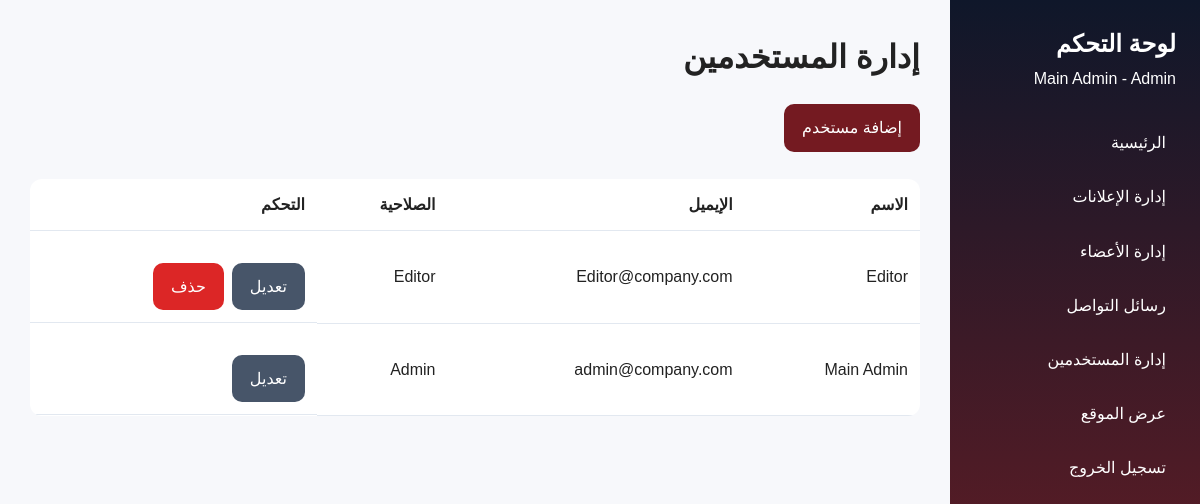
Before: /admin/users.php (signed in) with the older database file.
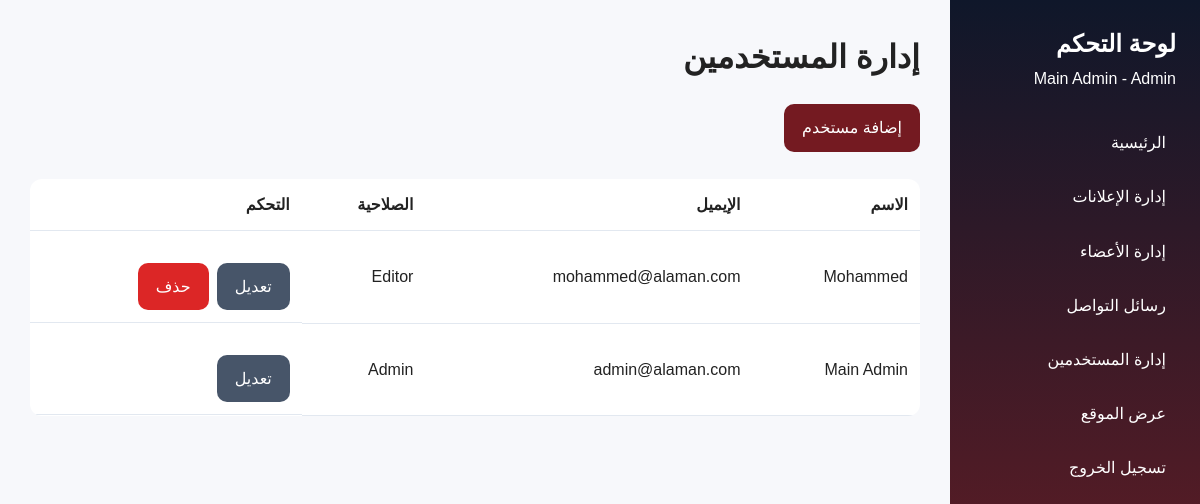
After: the same page with the newer database file.
### tables this page shows
CREATE TABLE `users` (
  `id` int(11) NOT NULL,
  `name` varchar(120) NOT NULL,
  `email` varchar(150) NOT NULL,
  `password` varchar(255) NOT NULL,
  `role` enum('Admin','Editor') NOT NULL DEFAULT 'Editor',
  `created_at` timestamp NOT NULL DEFAULT current_timestamp()
);

### includes/functions.php (called while the page is built, shortened)
<?php
function e($value) {
    return htmlspecialchars($value ?? '', ENT_QUOTES, 'UTF-8');
}

### admin/users.php (the view)
<?php require_once 'auth.php'; requireAdmin();
$items=$pdo->query('SELECT * FROM users ORDER BY id DESC')->fetchAll();require_once 'header.php'; ?>
<div class="admin-layout"><?php require_once 'sidebar.php'; ?><main class="admin-content"><h1>إدارة المستخدمين</h1><a class="btn" href="user-add.php">إضافة مستخدم</a><br><br>
<table class="table"><tr><th>الاسم</th><th>الإيميل</th><th>الصلاحية</th><th>التحكم</th></tr><?php foreach($items as $item): ?><tr><td><?= e($item['name']) ?></td><td><?= e($item['email']) ?></td><td><?= e($item['role']) ?></td><td class="actions"><a class="btn btn-secondary" href="user-edit.php?id=<?= $item['id'] ?>">تعديل</a><?php if($item['id'] != $_SESSION['user_id']): ?><a class="btn btn-danger" onclick="return confirm('هل أنت متأكد؟')" href="user-delete.php?id=<?= $item['id'] ?>">حذف</a><?php endif; ?></td></tr><?php endforeach; ?></table>
</main></div></body></html>

### admin/header.php (shortened to what this page needs)
<!DOCTYPE html>
<html lang="ar" dir="rtl">
<head>
    <link rel="stylesheet" href="../assets/css/style.css">
</head>
<body>

### admin/sidebar.php
<aside class="sidebar">
    <h2>لوحة التحكم</h2>
    <p><?= e($_SESSION['name'] ?? '') ?> - <?= e($_SESSION['role'] ?? '') ?></p>
    <br>
    <a href="dashboard.php">الرئيسية</a>
    <a href="announcements.php">إدارة الإعلانات</a>
    <a href="team.php">إدارة الأعضاء</a>
    <a href="messages.php">رسائل التواصل</a>
    <?php if (($_SESSION['role'] ?? '') === 'Admin'): ?>
        <a href="users.php">إدارة المستخدمين</a>
    <?php endif; ?>
    <a href="../index.php">عرض الموقع</a>
    <a href="logout.php">تسجيل الخروج</a>
</aside>

### assets/css/style.css (style rules this page uses)
* { box-sizing: border-box; margin: 0; padding: 0; }
body { font-family: Tahoma, Arial, sans-serif; background: #f7f8fb; color: #222; line-height: 1.7; }
.btn { display: inline-block; background: #741a21; color: #fff; text-decoration: none; border: 0; padding: 10px 18px; border-radius: 10px; cursor: pointer; margin-top: 20px; }
.btn-danger { background: #dc2626; }
.btn-secondary { background: #475569; }
.admin-layout { display: grid; grid-template-columns: 250px 1fr; min-height: 100vh; }
.sidebar { background: linear-gradient(0deg, #791e23, #0f172a); color: #fff; padding: 24px; }
.sidebar a { display: block; color: #fff; text-decoration: none; padding: 10px; border-radius: 8px; margin-bottom: 7px; }
.admin-content { padding: 30px; }
.table { width: 100%; border-collapse: collapse; background: #fff; border-radius: 12px; overflow: hidden; }
.table th, .table td { border-bottom: 1px solid #e2e8f0; padding: 12px; text-align: right; }
.actions { display: flex; gap: 8px; flex-wrap: wrap; }

Changed rows visible on the page:
removed users: name "Editor", email "Editor@company.com", role "Editor"
added users: name "Mohammed", email "mohammed@alaman.com", role "Editor"
changed users "Main Admin": email "admin@company.com" → "admin@alaman.com"
